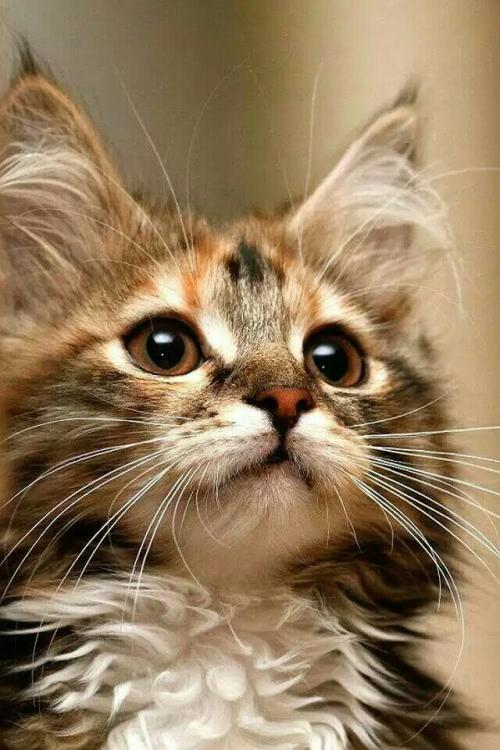
#> input picture Data_and_Testfile/Images/cat1.jpg, 500 x 750 px, found by its file name
$ jupyter execute 'Pillow Module .ipynb'   (shell and % lines are left out)
#> lines starting #> are read from the running program, lines starting #| are printed output that depends on the picture
# Pillow Module in Python
## By Allen Huang

Pillow for Python: https://pillow.readthedocs.io/en/stable/

[cell 1]
from PIL import Image

[cell 2]
# get a image object
image1 = Image.open('/Users/hkmac/Desktop/Carzy_Allen_Github/Data_and_Testfile/Images/cat1.jpg')
#> image1 is the input picture: PIL image 500x750 RGB; mean R, G, B 148, 124.3, 93.2

[cell 3]
# display the image to the screen
image1.show()

[cell 4]
# save it as png instead of jpg
image1.save('/Users/hkmac/Desktop/Carzy_Allen_Github/Data_and_Testfile/Images/cat1.png')

[cell 5]
import os
os.chdir('/Users/hkmac/Desktop/Carzy_Allen_Github/Data_and_Testfile/Images')

[cell 6]
# convert all of the images to png
import os
for f in os.listdir('.'):
    if f.endswith('.jpg'):
        i = Image.open(f)
        fn, fext = os.path.splitext(f)
        i.save(f'pngs/{fn}.png')

[cell 7]
# resize each file and keep the same aspect ratio
size_300 = (300,300)
for f in os.listdir('.'):
    if f.endswith('.jpg'):
        i = Image.open(f)
        fn, fext = os.path.splitext(f)
        i.thumbnail(size_300)
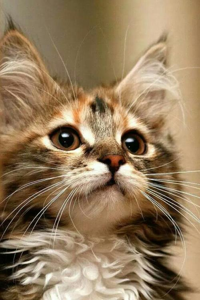
#> i: PIL image 200x300 RGB; mean R, G, B 148, 124.3, 93.2
        i.save(f'300/{fn}_300.{fext}')

[cell 8]
# rotate images
image1 = Image.open('/Users/hkmac/Desktop/Carzy_Allen_Github/Data_and_Testfile/Images/cat1.jpg')
image1.rotate(90).show()
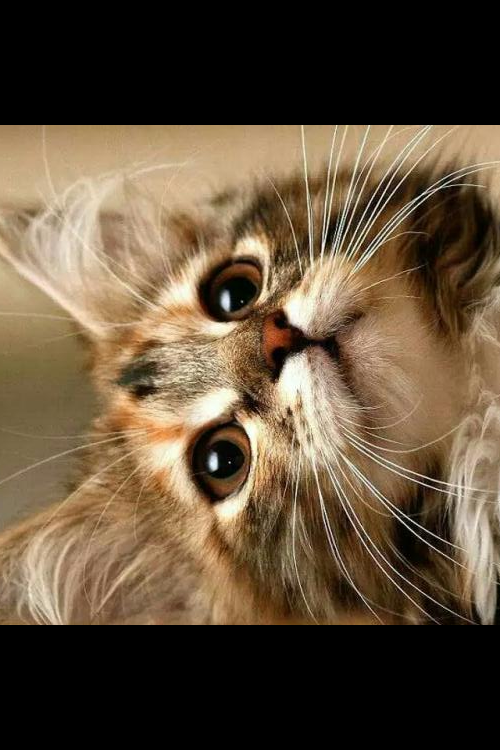
#> shown: PIL image 500x750 RGB; mean R, G, B 97.3, 79.9, 58.7

[cell 9]
# make the images black and white
image1.convert(mode = 'L').show()
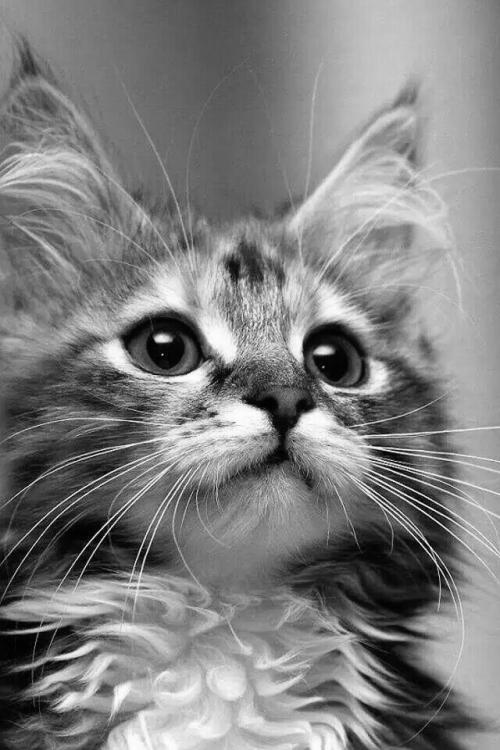
#> shown: PIL image 500x750 L; min 0, max 254, mean 127.8

[cell 10]
# blur image
from PIL import ImageFilter

[cell 11]
image1.filter(ImageFilter.GaussianBlur()).show()
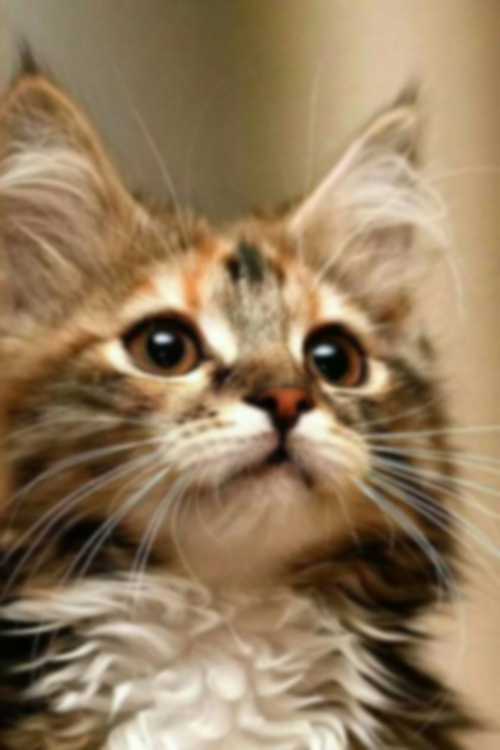
#> shown: PIL image 500x750 RGB; mean R, G, B 148, 124.3, 93.2

[cell 12]
image1.filter(ImageFilter.GaussianBlur(10)).show()
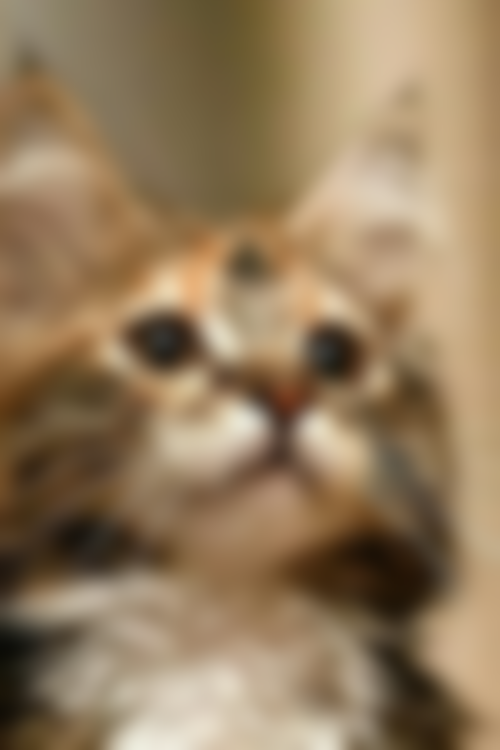
#> shown: PIL image 500x750 RGB; mean R, G, B 148, 124.3, 93.2

$ run again, with Data_and_Testfile/Images/cat2.jpg copied over Data_and_Testfile/Images/cat1.jpg
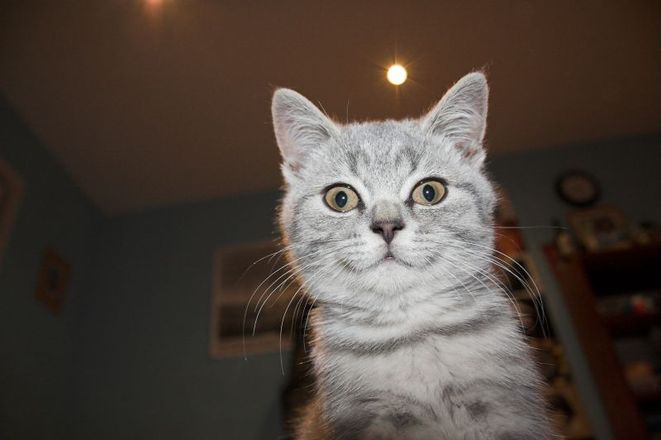
#> input picture Data_and_Testfile/Images/cat2.jpg, 661 x 440 px, found by its file name
#> image1 is the input picture: PIL image 661x440 RGB; mean R, G, B 79, 68.2, 60.4
#> `image1.rotate(90).show()`:
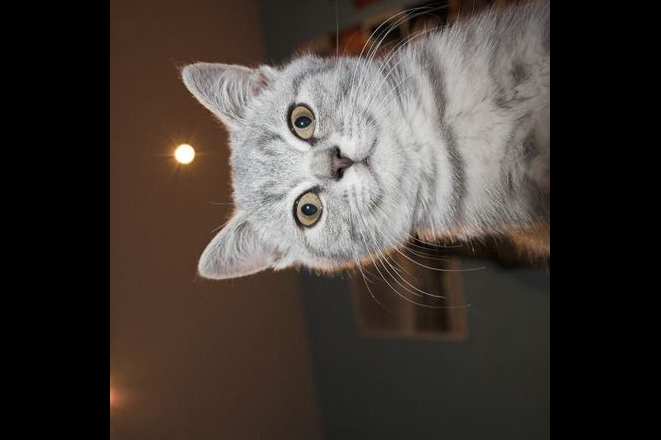
#> shown: PIL image 661x440 RGB; mean R, G, B 65.7, 58.1, 52.8
#> `image1.filter(ImageFilter.GaussianBlur(10)).show()`:
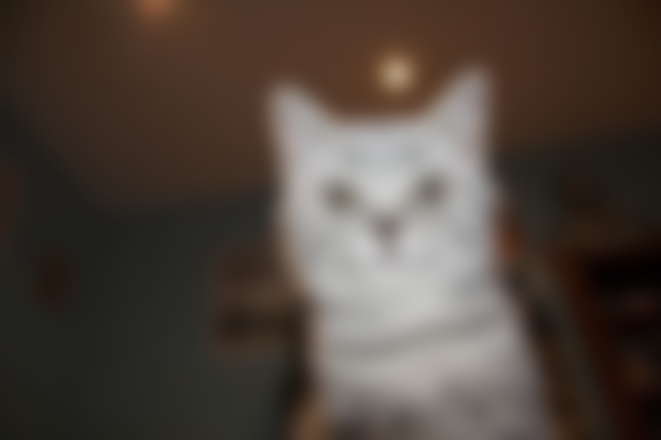
#> shown: PIL image 661x440 RGB; mean R, G, B 79, 68.1, 60.4

$ run again, with Data_and_Testfile/Images/cat3.jpg copied over Data_and_Testfile/Images/cat1.jpg
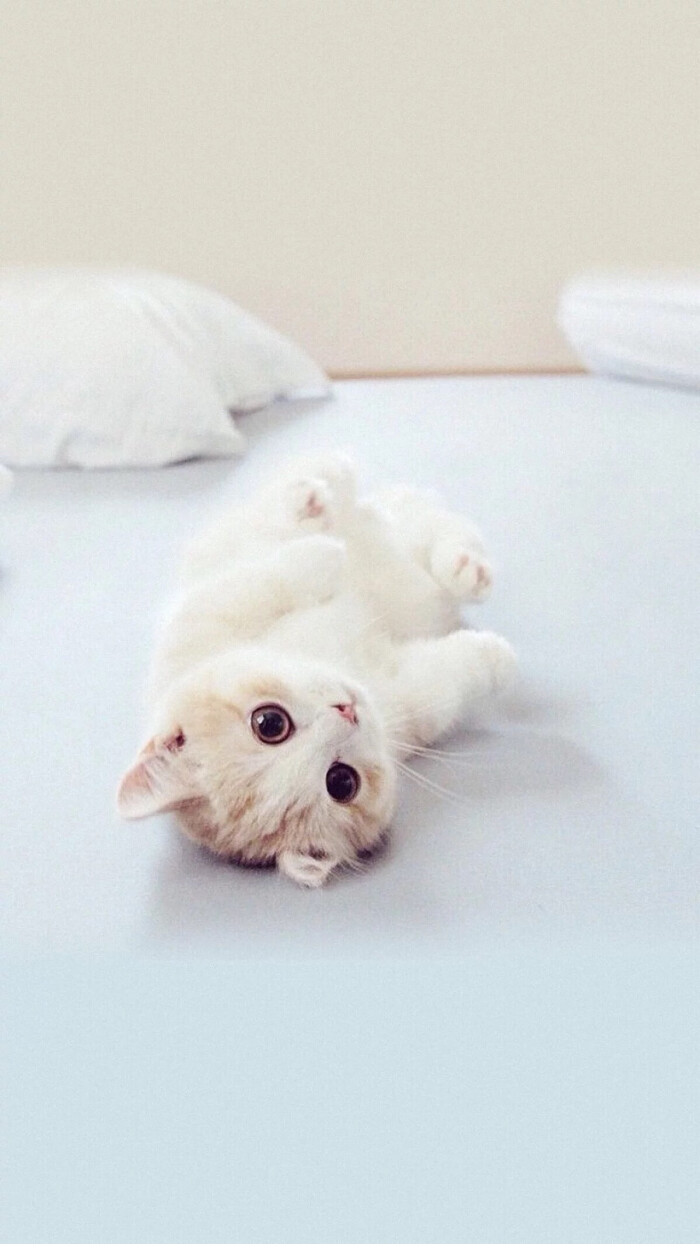
#> input picture Data_and_Testfile/Images/cat3.jpg, 700 x 1244 px, found by its file name
#> image1 is the input picture: PIL image 700x1244 RGB; mean R, G, B 214.8, 218.9, 218.4
#> `image1.rotate(90).show()`:
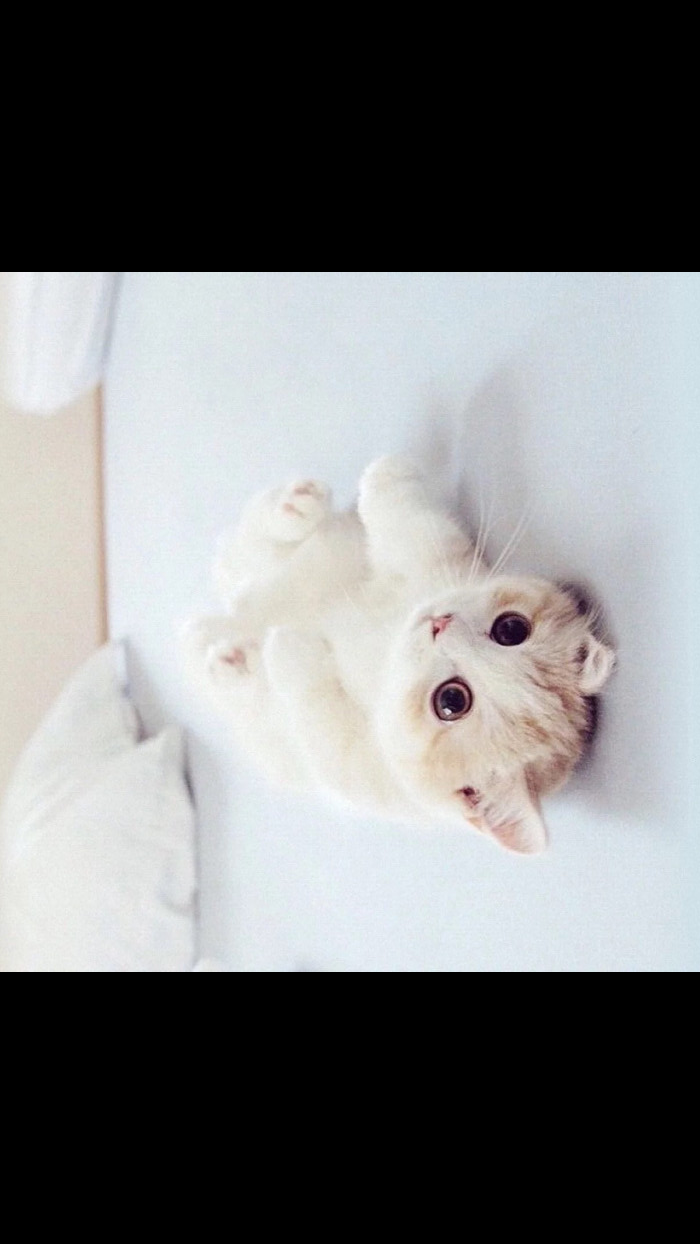
#> shown: PIL image 700x1244 RGB; mean R, G, B 120.9, 122.1, 122.7
#> `image1.filter(ImageFilter.GaussianBlur(10)).show()`:
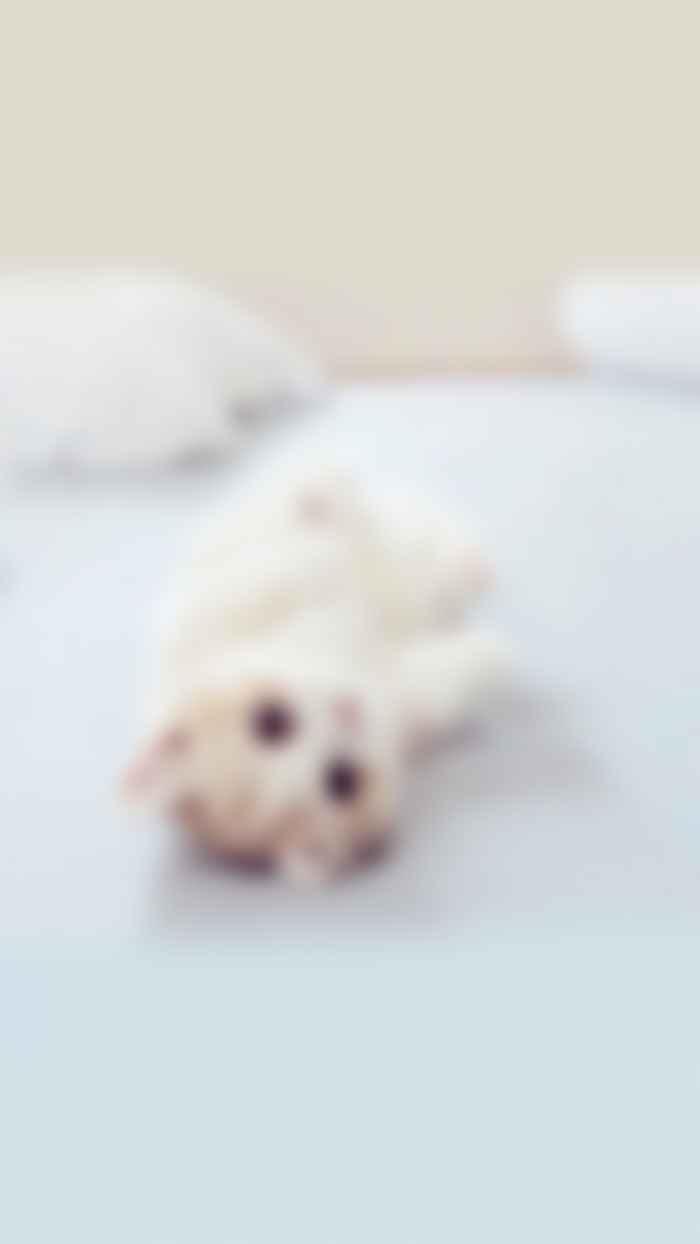
#> shown: PIL image 700x1244 RGB; mean R, G, B 214.8, 218.9, 218.4

$ run again, with Data_and_Testfile/Images/cat4.jpg copied over Data_and_Testfile/Images/cat1.jpg
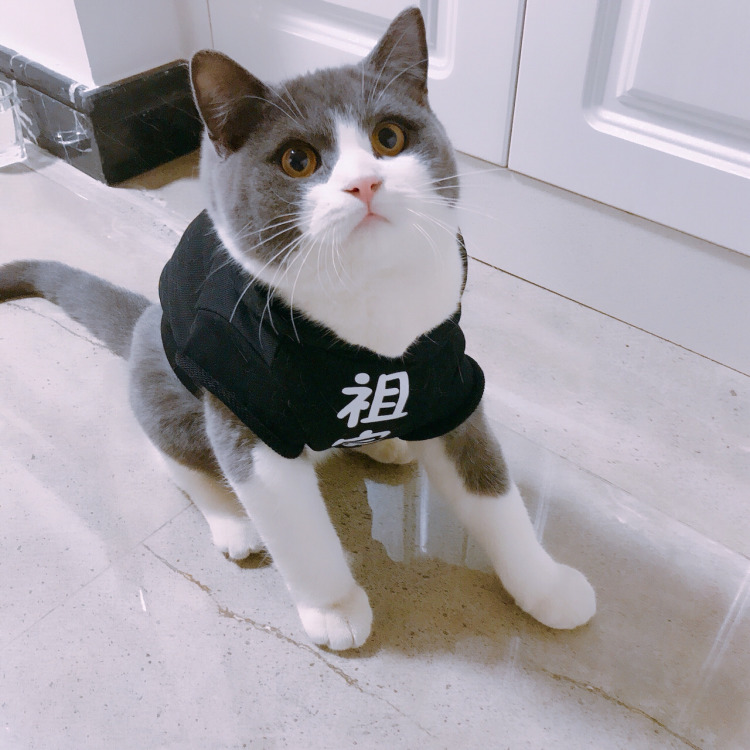
#> input picture Data_and_Testfile/Images/cat4.jpg, 750 x 750 px, found by its file name
#> image1 is the input picture: PIL image 750x750 RGB; mean R, G, B 165.3, 160.3, 166.5
#> `image1.rotate(90).show()`:
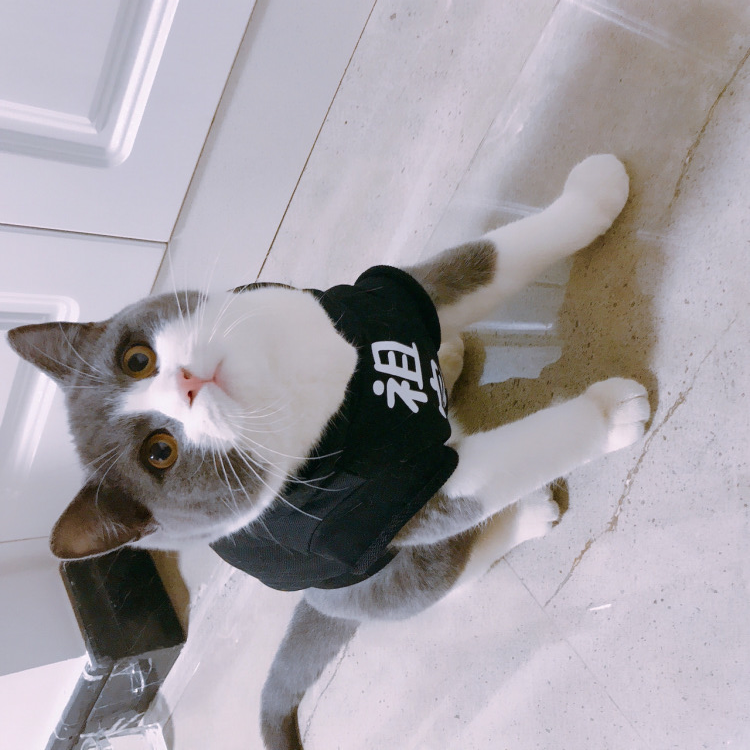
#> shown: PIL image 750x750 RGB; mean R, G, B 165.3, 160.3, 166.5
#> `image1.filter(ImageFilter.GaussianBlur(10)).show()`:
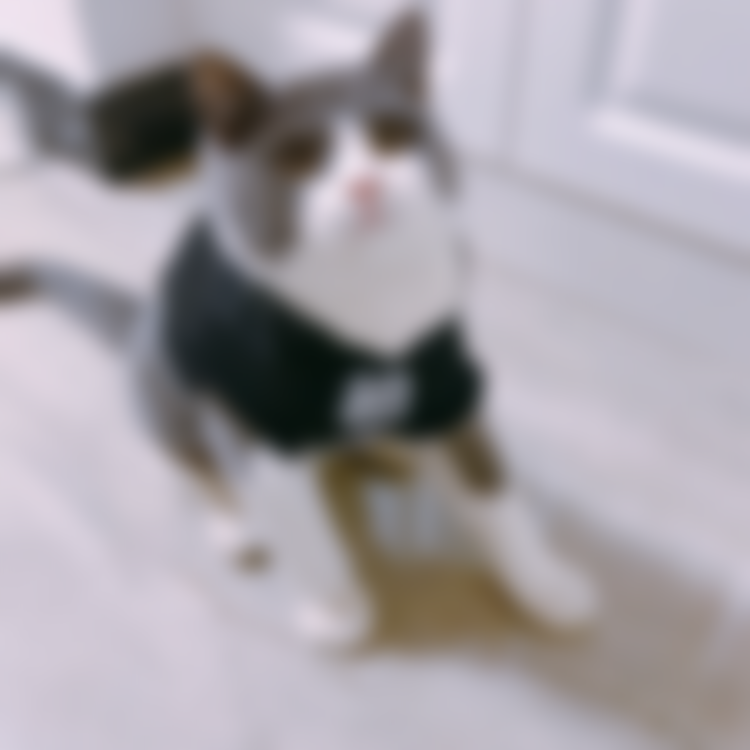
#> shown: PIL image 750x750 RGB; mean R, G, B 165.3, 160.3, 166.5
